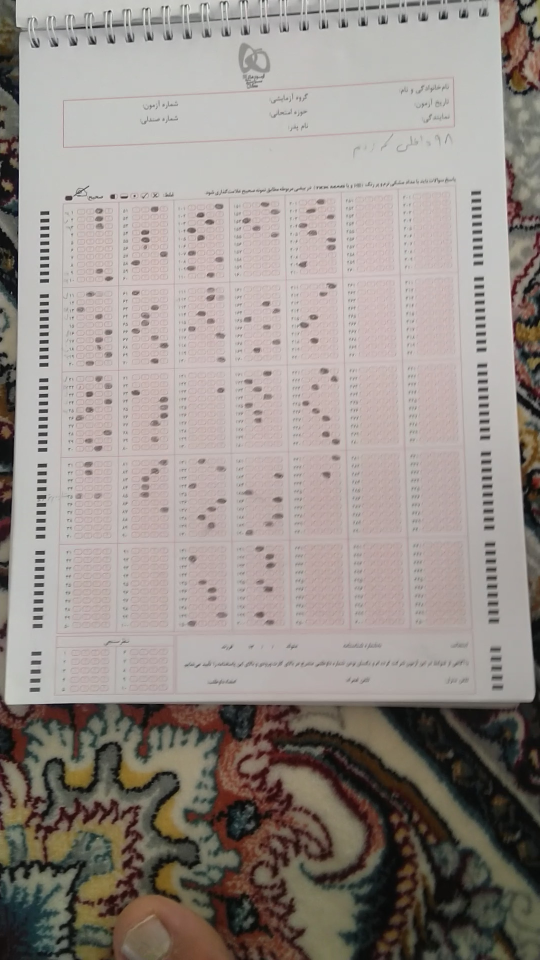
#> input picture IMG_10.jpg, 1080 x 1920 px (shown at 1/2 size)
$ python -i functions.py   (imports and definitions only)
#> lines starting #> are read from the running program, lines starting #| are printed output that depends on the picture; after the words box and inside, x2 and y2 are one past the last pixel; in counts of white or black regions, pixels touching at a corner belong together
#> further down, picture is the input picture: shape (1920, 1080, 3); mean B, G, R 137.9, 143.2, 151.3
import cv2 as cv
import numpy as np

# [11 lines left out: functions rescaleFrame, sotone_detect, not called in this run]


def changeres (width, height):
    capture.set(3 , width)
    capture.set(4 , height)

def fa(n):
    n = int(n)
    return ((n+1)%2)+n


def miyangin_gir(contours):
    l = len(contours)
    sum_y = 0
    sum_x = 0
    for x in contours:
        sum_x += x[0][0][0]
        sum_y += x[0][0][1]
    return (int(sum_x/l) , int(sum_y/l))

def fasele (a , b):

    return (abs(a[0]-b[0])+abs(a[1]-b[1]))

def door_tarin(a , markaz):
    door = a[0][0]
    for i in range (1,len(a)):

        if fasele(a[i][0] , markaz) > fasele(door , markaz):
            door = a[i][0]
    return door


# [137 lines left out: functions nazdik_tarin, nazdik_tarin_m, predict_to_array, predict_to_index, chek_shabih, tolid_dade_df and 3 more, not called in this run]


def siyah_peyda_kon(img):
    # تشخیص مقیاس عکس
    s = img.shape[1]/ 1080
#> s = 1

    #تار کردن تصاویر برای رفع نویز
    #بلور کم برای این که فقط نویز بره
    blur_kam = cv.GaussianBlur(img , (fa(s*4),1) , fa(s*2))
    #بلور زیاد برای این که خود پاسخ نامه محو بشه و پس زمینه اگر اجسام مزاحم داره بمونه
    blur_ziyad = cv.GaussianBlur(img , (fa(s*26),fa(s*38)) , int(s*133))
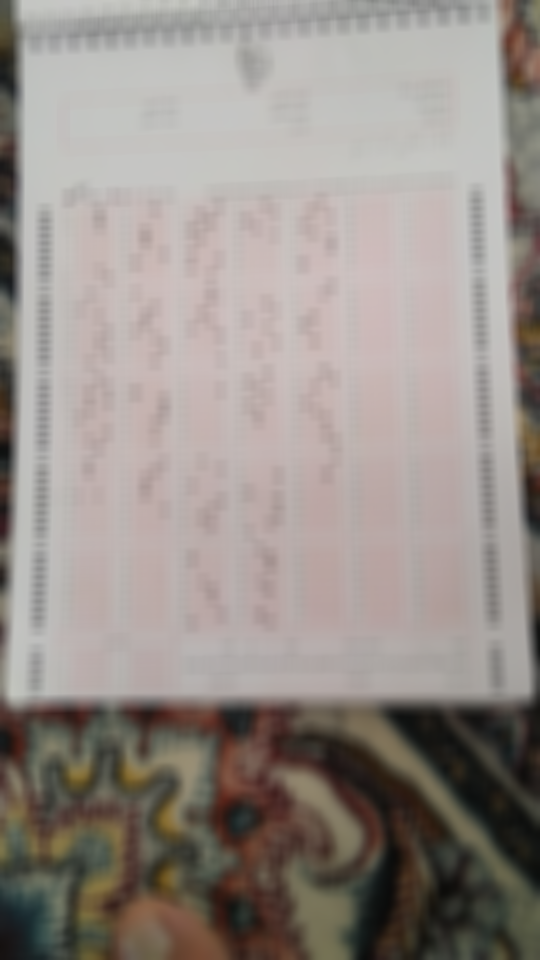
#> blur_ziyad: shape (1920, 1080, 3) (shown at 1/2 size); mean B, G, R 137.9, 143.2, 151.3


    # مشخص کردن بازه رنگ سیاه
    # عیبی که این بخش داره اینه که رنگ‌های تیره رو هم احتمال داره سیاه تشخیص بده.
    uper_black = np.array([0,0,0])
    lower_black = np.array([100,100,100])

    # تشخیص رنگ‌های سیاه از روی عکس
    mask_kam = cv.inRange(blur_kam, uper_black , lower_black)
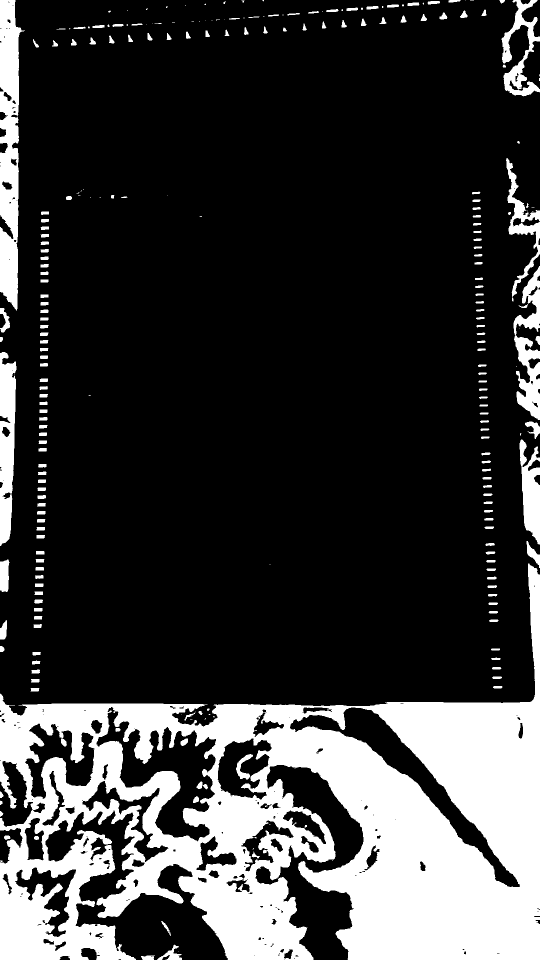
#> mask_kam: shape (1920, 1080) (shown at 1/2 size); 21.9% white; 265 white regions (69 under 20 px), largest, box (x1, y1, x2, y2) and area: (0, 1127, 1080, 1920) 381561, (0, 0, 50, 621) 19867, (0, 704, 33, 1092) 9431

    # تشخیص اجسام تیره اطراف
    mask = cv.inRange(blur_ziyad , uper_black , lower_black)
#> mask: shape (1920, 1080); 23.1% white; 12 white regions, largest, box (x1, y1, x2, y2) and area: (0, 1117, 1080, 1920) 426889, (0, 0, 36, 615) 18944, (1036, 538, 1080, 873) 10267

    #بزرگ تر کردن ناحیه اجسام مزاحم اطراف
    kernel = np.ones((fa(s*40),fa(s*60)) , np.uint8)
    mask = cv.dilate (mask , kernel)
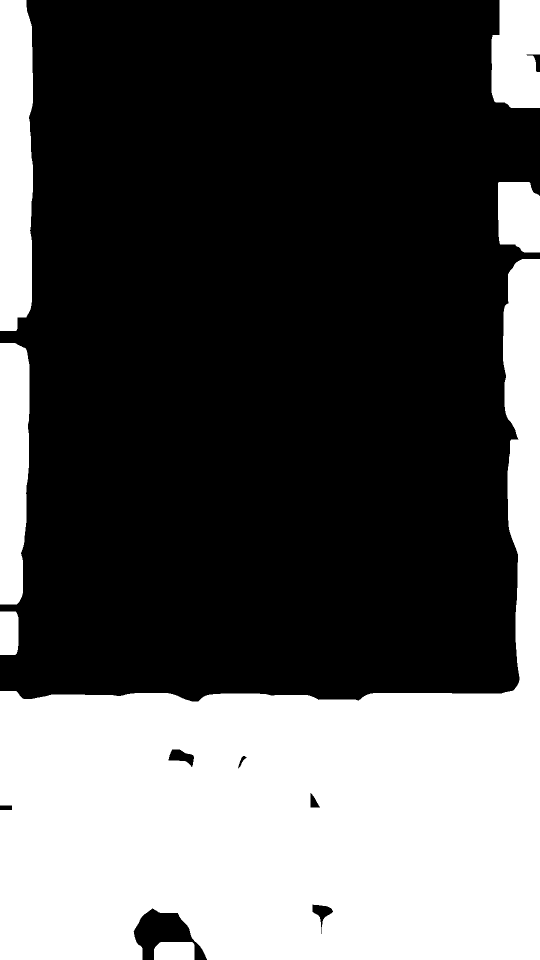
#> mask: shape (1920, 1080) (shown at 1/2 size); 34.5% white; 7 white regions, largest, box (x1, y1, x2, y2) and area: (0, 518, 1080, 1920) 611217, (0, 0, 66, 662) 40947, (0, 686, 59, 1209) 27740

    #mask_show = rescaleFrame(mask , s/0.55)
    #cv.imshow('mask1', mask_show)

    # برداشتن ناحیه اجسام تیره از روی سیاهی‌های واقعی تر
    mask = cv.bitwise_not(mask)
    mask = cv.bitwise_and(mask_kam , mask)
#> mask: shape (1920, 1080); 0.75% white; 208 white regions (45 under 20 px), largest, box (x1, y1, x2, y2) and area: (1012, 316, 1033, 364) 465, (285, 1911, 308, 1920) 190, (855, 2, 880, 9) 139

    # یک کم بزرگ تر کردن اجسام سیاه
    ## در این مرحله ستون‌های بارکد مانند هر ۱۰ تای نزدیک به همش باید به هم بچسبند
    kernel = np.ones((fa(s*14),1) , np.uint8)
    mask = cv.dilate(mask , kernel)
#> mask: shape (1920, 1080); 2.4% white; 107 white regions (6 under 20 px), largest, box (x1, y1, x2, y2) and area: (971, 1079, 997, 1251) 3264, (963, 898, 988, 1065) 3079, (67, 1095, 89, 1263) 2880

    # چند برابر بیشتر از بزرگ کردن قبلی کوچیک کردن اجسام سیاه
    ## تو این مرحله چون ستون‌هایی از اون نقطه‌های سیاه تشکیل دادیم می‌تونیم راحت کوچیک کنیم تا باز هم نقاط سیاه دیگه حذف بشه.
    kernel = np.ones((fa(s*57),fa(s*2)) , np.uint8)
    mask = cv.erode(mask , kernel)
#> mask: shape (1920, 1080); 0.73% white; 12 white regions, largest, box (x1, y1, x2, y2) and area: (974, 1107, 993, 1223) 1610, (966, 926, 985, 1037) 1547, (69, 1123, 86, 1235) 1473


    #mask_show = rescaleFrame(mask , 0.55/s)
    #cv.imshow('mask2', mask_show)

    # بزرگ کردن اجسام سیاه
    ## تو این مرحله با بزرگ کردن این اشیاء باید چند ستون دو طرف برگه درست بشه که از اون نقاط سیاه 10 یا 5 تایی تشکیل شده..
    kernel = np.ones((fa(s*58),fa(s*3)) , np.uint8)
    mask = cv.dilate(mask , kernel)
#> mask: shape (1920, 1080); 1.4% white; 12 white regions, largest, box (x1, y1, x2, y2) and area: (973, 1078, 994, 1252) 3060, (965, 897, 986, 1066) 2987, (68, 1094, 87, 1264) 2799

    #mask_show_1 = rescaleFrame(mask , 0.55/s)

    # اینجا یک بار دیگه با سیاهی‌های صفحه که قبلا تشخیص داده شده بود اشتراک گرفته می‌شه.
    mask = cv.bitwise_and(mask_kam , mask)
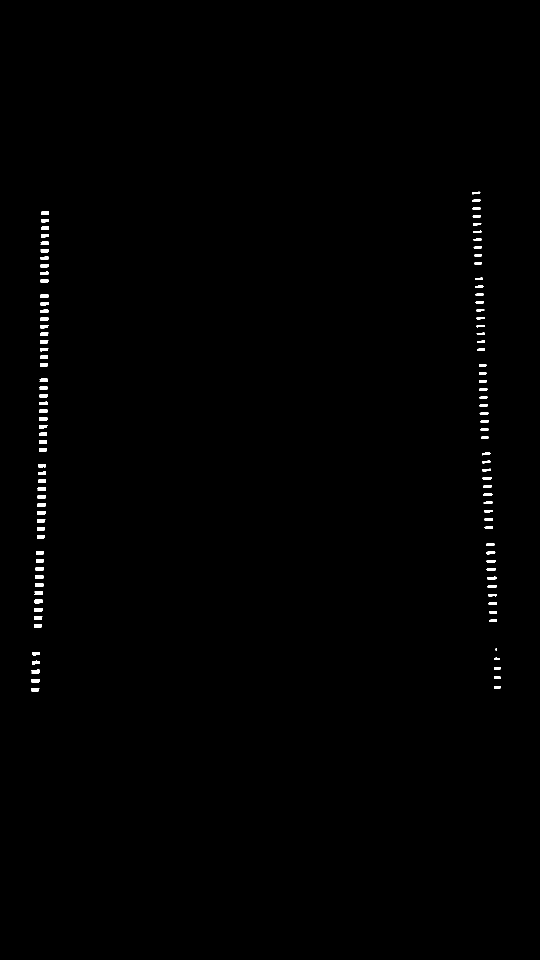
#> mask: shape (1920, 1080) (shown at 1/2 size); 0.47% white; 110 white regions (1 under 20 px), largest, box (x1, y1, x2, y2) and area: (68, 1199, 86, 1207) 123, (75, 990, 92, 998) 118, (70, 1167, 87, 1174) 118


    # اینجا این قدر بزرگ می‌شه که دو ستون دو طرف برگه درست بشه.
    kernel = np.ones((fa(s*62),fa(s*2)) , np.uint8)
    mask = cv.dilate(mask , kernel)
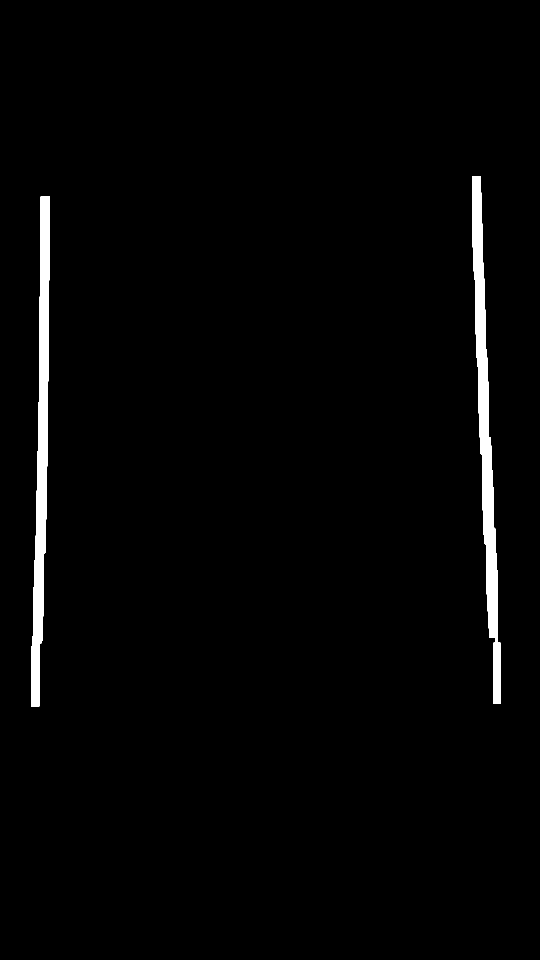
#> mask: shape (1920, 1080) (shown at 1/2 size); 1.9% white; 2 white regions

    #mask_show_2 = rescaleFrame(mask , 0.55/s)


    contours, hierarchy = cv.findContours(mask, cv.RETR_EXTERNAL, cv.CHAIN_APPROX_SIMPLE)
#> contours = 2 contours; box (x1, y1, x2, y2) and area: (944, 352, 1002, 1408) 19560, (62, 392, 99, 1414) 18297

    # یک خبر خوب اینه که اینجا ما عدد دو رو داشته باشیم.
    if 2 < len(contours):
        l = 0
        for i in range (0,len(contours)):
            if sotone_detect (contours[i] , s ):
                l+=1
                if 'sotoon_R' not in locals() and 'sotoon_L' not in locals():
                    sotoon_R = contours[i]

                elif 'sotoon_R' in locals() and 'sotoon_L' not in locals():
                    if cv.arcLength(contours[i] , True) > cv.arcLength(sotoon_R , True):

                        sotoon_L = sotoon_R.copy()
                        sotoon_R = contours[i]
                    else:
                        sotoon_L = contours[i]

                else:

                    if cv.arcLength(contours[i] , True) > cv.arcLength(sotoon_R , True):
                        sotoon_L = sotoon_R
                        sotoon_R = contours[i]
                    elif cv.arcLength(contours[i] , True) > cv.arcLength(sotoon_L , True):
                        sotoon_L = contours[i]

        # اگر نشد حداقل اینجا ببینیم 2 اومده.

        if l != 2:
            #print text on img
            cv.putText(img , str(l)+' sotoon' , (img.shape[1]//4 , img.shape[0]//2) , cv.FONT_HERSHEY_SIMPLEX , s*2.2 , (0,0,255) , 3)

            return img , mask, False
    elif 2 == len(contours):
        sotoon_L = contours[0]
#> sotoon_L = contour of 70 points, box (x1, y1, x2, y2) (62, 392, 99, 1414), area 18297
        sotoon_R = contours[1]
#> sotoon_R = contour of 130 points, box (x1, y1, x2, y2) (944, 352, 1002, 1408), area 19560
    else:
        #print text on img
        cv.putText(img , 'No sotoon' , (img.shape[1]//5, img.shape[0]//5) , cv.FONT_HERSHEY_SIMPLEX , fa(s*2) , (0,0,255) , fa(s*2))
        return img, mask, False

    like_img = np.zeros(img.shape[:2] , np.uint8)

    cv.drawContours(like_img, [sotoon_R], 0 ,255, -1)
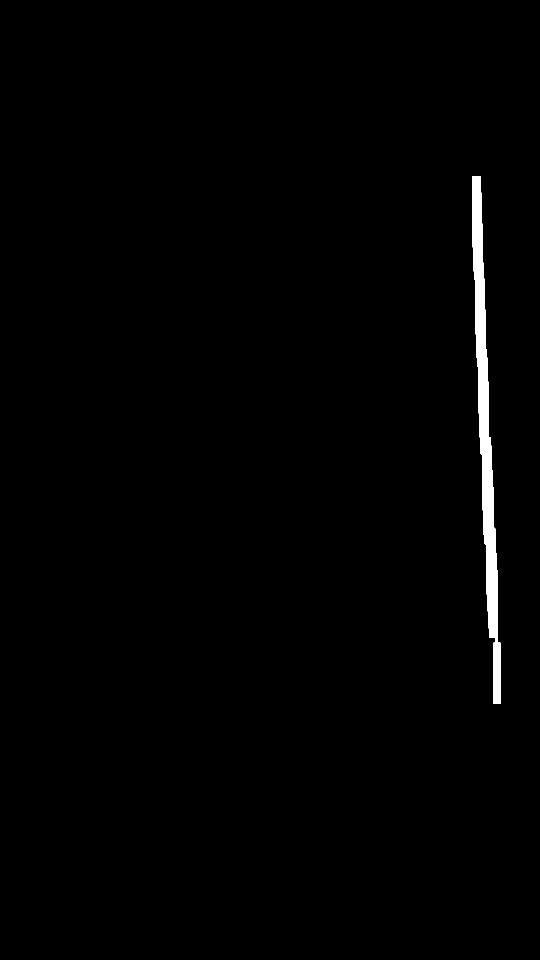
#> like_img: shape (1920, 1080) (shown at 1/2 size); 1% white; 1 white region, box (x1, y1, x2, y2) and area: (944, 352, 1002, 1408) 20645
    cv.drawContours(like_img, [sotoon_L], 0 , 255 , -1)

    like_img = cv.bitwise_and(like_img , mask_kam)
#> like_img: shape (1920, 1080); 0.49% white; 112 white regions
    contours, hierarchy = cv.findContours(like_img, cv.RETR_EXTERNAL , cv.CHAIN_APPROX_SIMPLE)
#> contours = 112 contours; largest, box (x1, y1, x2, y2) and area: (68, 1199, 86, 1207) 101, (63, 1339, 80, 1347) 96, (75, 990, 92, 998) 96, (68, 1216, 85, 1223) 96, (70, 1167, 87, 1174) 96

    markaz = miyangin_gir(contours)
#> in miyangin_gir, `l = len(contours)`: l = 112
#> the loop in miyangin_gir, `for x in contours:` made 112 passes
#> (sum_x, sum_y) on passes 1, 3, 4, 5, 6, 7, 8, 9, 10, 11, 12, 13: (75, 1408), (1124, 4189), (2112, 5561), (2174, 6919), (3161, 8272), (3235, 9611), (4222, 10945), (4294, 12266), (5285, 13581), (5350, 14885), (6337, 16182), (6417, 17430)
#> (x, sum_x, sum_y) on pass 2: ([[987, 1405], [987, 1407], [1001, 1407], [1001, 1405]], 1062, 2813)
#> after the loop in miyangin_gir, `for x in contours:`: sum_x = 58603; sum_y = 97875
#> markaz = (523, 873)

    like_img = img.copy()

    for x in contours:
        a = door_tarin(x , markaz)
        cv.circle(like_img , a , fa(s*4) , (0,0,255) , -1)
#> this loop made 112 passes
#> a on passes 1, 3, 4, 5, 6, 7, 8, 9, 10, 11, 12, 13: [62, 1413], [62, 1382], [1001, 1376], [62, 1364], [1000, 1357], [63, 1346], [1000, 1338], [64, 1328], [999, 1319], [65, 1309], [998, 1300], [67, 1254]
#> x on pass 2: [[987, 1405], [987, 1407], [1001, 1407], [1001, 1405]]
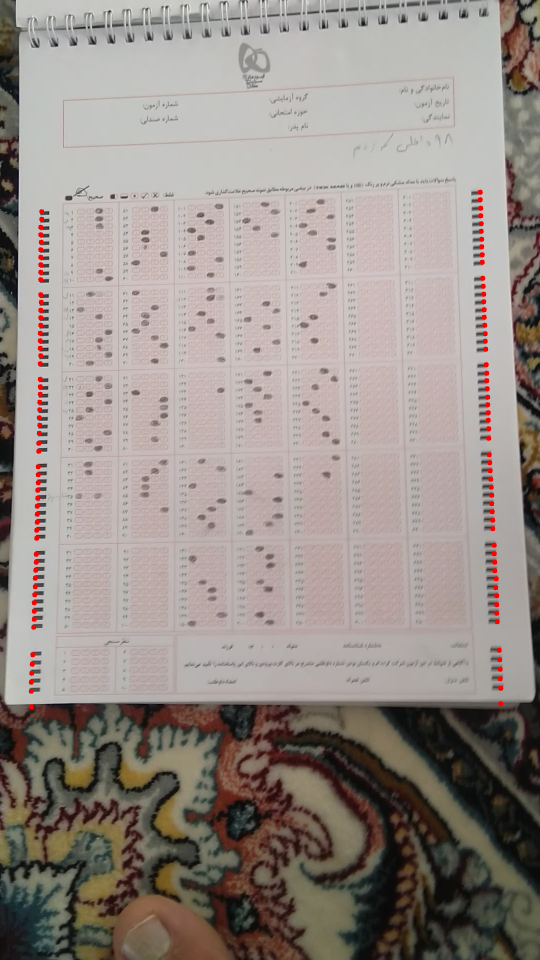
#> like_img: shape (1920, 1080, 3) (shown at 1/2 size); 0.44% of pixels changed, all inside (x1, y1, x2, y2) = (57, 379, 1007, 1419)
    #کشیدن دایره روی مرکز
    cv.circle(like_img, markaz, fa(s*7) , (100,200,255) , -1)
#> like_img: shape (1920, 1080, 3); 0.01% of pixels changed, all inside (x1, y1, x2, y2) = (516, 866, 531, 881)

    # اگر تعداد تشخیصی مشکل حاد داشت
    if len(contours) < 110 or len(contours) > 115:
        #print text on img
        cv.putText(like_img , 'خرابه' , (img.shape[1]//5, img.shape[0]//5) , cv.FONT_HERSHEY_SIMPLEX , fa(s*2) , (0,0,255) , fa(s*2))
        return like_img, mask, False

    # خلاصه اگر همه چی خراب بود این ماجرا
    return like_img , mask, contours


# [30 lines left out: function stackImages, not called in this run]

>>> import cv2
>>> picture = cv2.imread('IMG_10.jpg')
>>> result = siyah_peyda_kon(picture)
